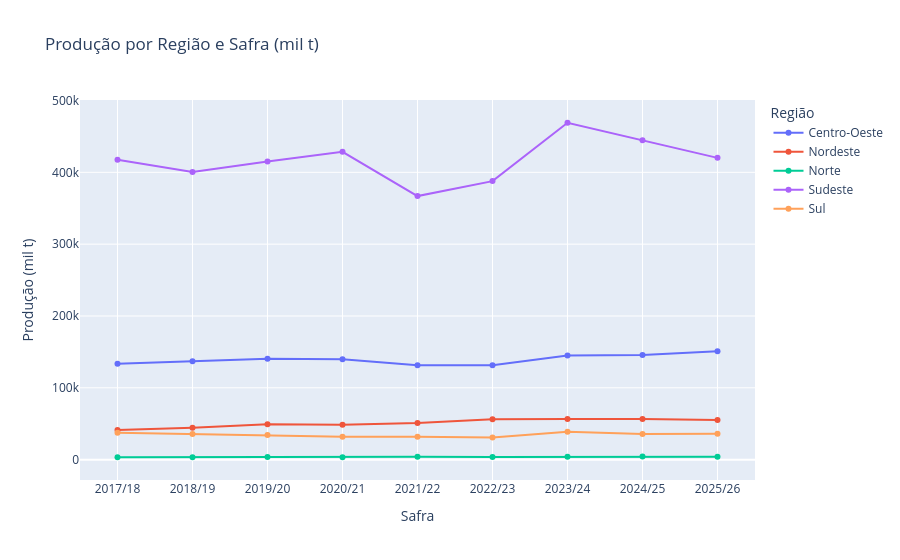

Notebook cell for this chart:
### Markdown cell above
# 5. Evolução por Região

### Code cell
prod_reg = df.groupby(['ano_agricola','regiao'])['producao_mil_t'].sum().reset_index()

fig = px.line(
    prod_reg, x='ano_agricola', y='producao_mil_t',
    color='regiao', markers=True,
    title='Produção por Região e Safra (mil t)',
    labels={'ano_agricola':'Safra','producao_mil_t':'Produção (mil t)','regiao':'Região'}
)
fig.write_image('../reports/figures/05_producao_por_regiao.png', width=1200, height=550, scale=2)
fig.show()

### Figure 1 — Plotly figure (JSON) as saved in the notebook; plotly's stock layout.template omitted (floating-point values rounded to 4 significant figures)
{"data": [{"hovertemplate": "Região=Centro-Oeste<br>Safra=%{x}<br>Produção (mil t)=%{y}<extra></extra>", "legendgroup": "Centro-Oeste", "line": {"color": "#636efa", "dash": "solid"}, "marker": {"symbol": "circle"}, "mode": "lines+markers", "name": "Centro-Oeste", "orientation": "v", "showlegend": true, "type": "scatter", "x": ["2017/18", "2018/19", "2019/20", "2020/21", "2021/22", "2022/23", "2023/24", "2024/25", "2025/26"], "xaxis": "x", "y": [133700.0, 136900.0, 140400.0, 139800.0, 131400.0, 131500.0, 145000.0, 145800.0, 151000.0], "yaxis": "y"}, {"hovertemplate": "Região=Nordeste<br>Safra=%{x}<br>Produção (mil t)=%{y}<extra></extra>", "legendgroup": "Nordeste", "line": {"color": "#EF553B", "dash": "solid"}, "marker": {"symbol": "circle"}, "mode": "lines+markers", "name": "Nordeste", "orientation": "v", "showlegend": true, "type": "scatter", "x": ["2017/18", "2018/19", "2019/20", "2020/21", "2021/22", "2022/23", "2023/24", "2024/25", "2025/26"], "xaxis": "x", "y": [41140.0, 44420.0, 49120.0, 48450.0, 51060.0, 56060.0, 56480.0, 56610.0, 55060.0], "yaxis": "y"}, {"hovertemplate": "Região=Norte<br>Safra=%{x}<br>Produção (mil t)=%{y}<extra></extra>", "legendgroup": "Norte", "line": {"color": "#00cc96", "dash": "solid"}, "marker": {"symbol": "circle"}, "mode": "lines+markers", "name": "Norte", "orientation": "v", "showlegend": true, "type": "scatter", "x": ["2017/18", "2018/19", "2019/20", "2020/21", "2021/22", "2022/23", "2023/24", "2024/25", "2025/26"], "xaxis": "x", "y": [3464.0, 3318.0, 3723.0, 3489.0, 3856.0, 3823.0, 3943.0, 4239.0, 4001.0], "yaxis": "y"}, {"hovertemplate": "Região=Sudeste<br>Safra=%{x}<br>Produção (mil t)=%{y}<extra></extra>", "legendgroup": "Sudeste", "line": {"color": "#ab63fa", "dash": "solid"}, "marker": {"symbol": "circle"}, "mode": "lines+markers", "name": "Sudeste", "orientation": "v", "showlegend": true, "type": "scatter", "x": ["2017/18", "2018/19", "2019/20", "2020/21", "2021/22", "2022/23", "2023/24", "2024/25", "2025/26"], "xaxis": "x", "y": [417500.0, 400300.0, 415000.0, 428600.0, 366900.0, 387800.0, 469000.0, 444700.0, 420200.0], "yaxis": "y"}, {"hovertemplate": "Região=Sul<br>Safra=%{x}<br>Produção (mil t)=%{y}<extra></extra>", "legendgroup": "Sul", "line": {"color": "#FFA15A", "dash": "solid"}, "marker": {"symbol": "circle"}, "mode": "lines+markers", "name": "Sul", "orientation": "v", "showlegend": true, "type": "scatter", "x": ["2017/18", "2018/19", "2019/20", "2020/21", "2021/22", "2022/23", "2023/24", "2024/25", "2025/26"], "xaxis": "x", "y": [37520.0, 35530.0, 34380.0, 31990.0, 31960.0, 30950.0, 38730.0, 35720.0, 36200.0], "yaxis": "y"}], "layout": {"legend": {"title": {"text": "Região"}, "tracegroupgap": 0}, "title": {"text": "Produção por Região e Safra (mil t)"}, "xaxis": {"anchor": "y", "domain": [0, 1], "title": {"text": "Safra"}}, "yaxis": {"anchor": "x", "domain": [0, 1], "title": {"text": "Produção (mil t)"}}}}
